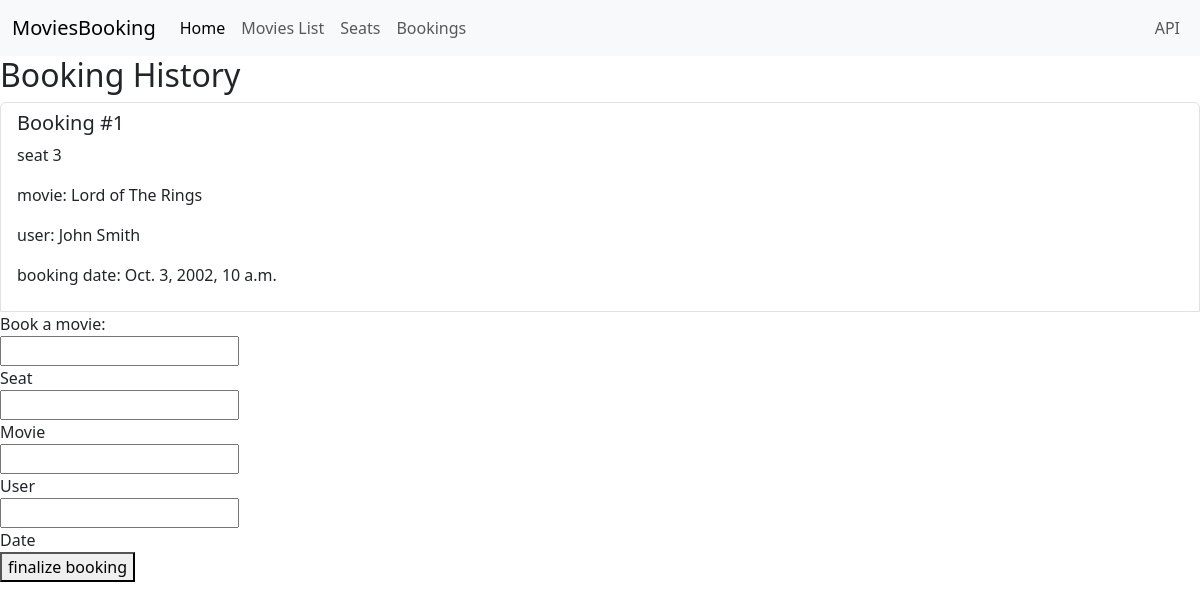
The page /main/booking_history/ on the database as committed earlier.
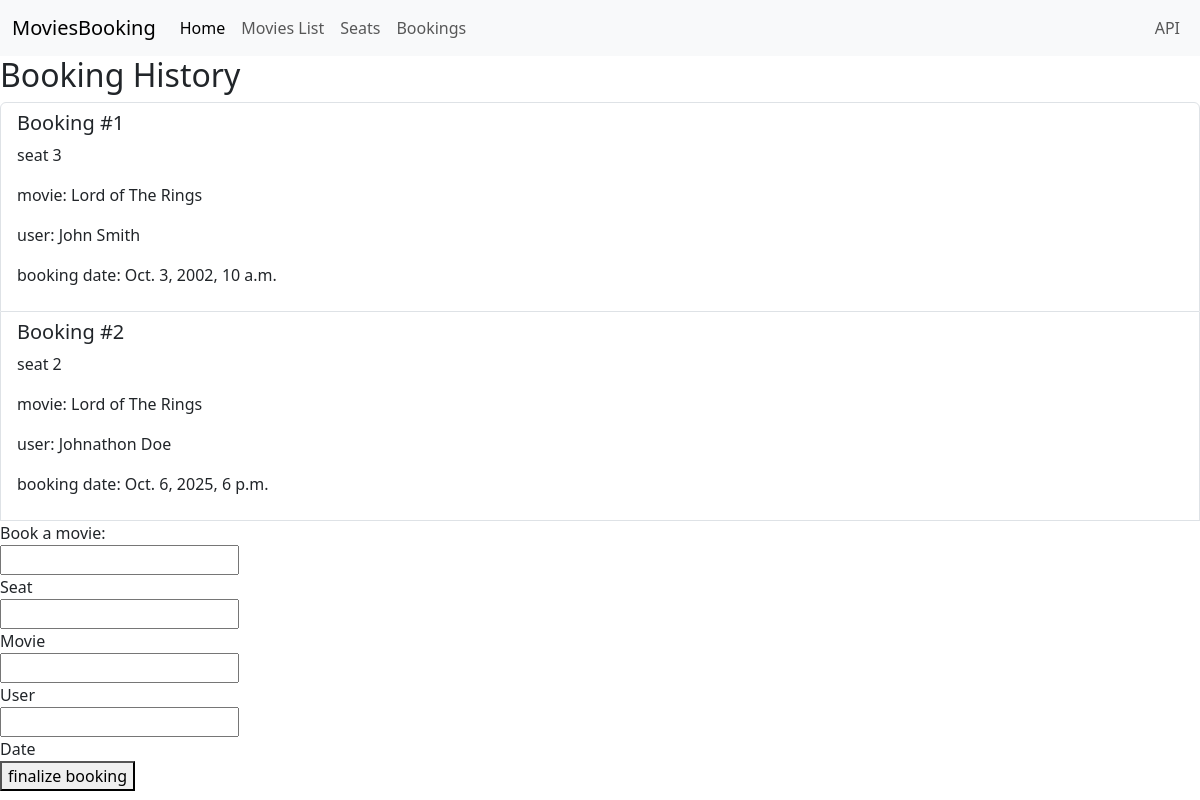
The same page on the database as committed later.
### bookings/models.py (models this page shows)
class Booking(models.Model):
    movie = models.ForeignKey(Movie, on_delete=models.CASCADE)
    seat = models.ForeignKey(Seat, on_delete=models.CASCADE)
    user = models.CharField(max_length=200)
    booking_date = models.DateTimeField(default=timezone.now)

class Seat(models.Model):
    seat_number = models.IntegerField(default=0)
    booking_status = models.BooleanField(default=0)

class Movie(models.Model):
    title = models.CharField(max_length=200)
    description = models.CharField(max_length=200)
    release_date = models.DateTimeField("date published")
    duration = models.IntegerField(default=0)

### bookings/views.py (the view)
# urls.py: path('main/booking_history/', Booking_ViewHTML),
def Booking_ViewHTML(request):
    bookings = Booking.objects.all()
    return render(request, 'bookings_history.html', {'bookings': bookings})

### bookings/templates/bookings/bookings_history.html (shortened to what this page needs)
{% extends "bookings/base.html" %}
{% block content %}
<h2> Booking History </h2>
<ul class = "list-group">
    {% for booking in bookings %}
        <li class="list-group-item">
            <h5>Booking #{{booking.id}}</h5>
            <p>seat {{booking.seat.seat_number}}</p>
            <p>movie: {{booking.movie.title}}</p>
            <p> user: {{booking.user}} </p>
            <p>booking date: {{booking.booking_date}}</p>
        </li>
    {% endfor %}
    <form method="post">
        <label>Book a movie: </label><br>
        <input type="text" name="seat_number"><br>Seat<br>
        <input type="text" name="movie_title"><br>Movie<br>
        <input type="text" name="user"><br>User<br>
        <input type="datetime" name="date"><br>Date<br>
        <button type="submit">finalize booking</button>
    </form>
</ul>
{% endblock content%}

Rows that differ between the two databases and show on the page:
added Booking: id "2", seat.seat_number "2", movie "Lord of The Rings", user "Johnathon Doe", booking_date "Oct. 6, 2025, 6 p.m."
